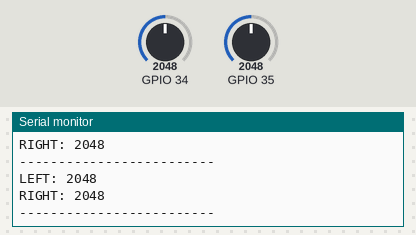
This program was run on a simulated ESP32. Parts: the last lines printed to the serial monitor. The inputs (shaded band) are chosen by the test bench; at power-on: GPIO 34 = 2048, GPIO 35 = 2048.

Above: at 1.8 s.
1.9 s: GPIO 34 set to 2866
At 2.8 s:
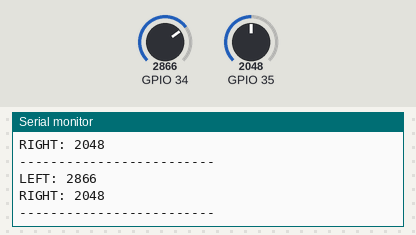
3.4 s: GPIO 35 set to 2866
At 4.7 s:
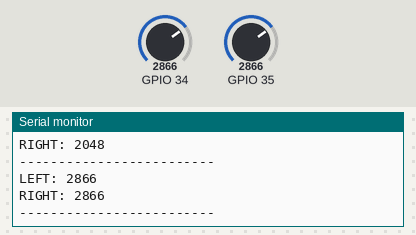
4.9 s: GPIO 34 set to 3603
At 5.6 s:
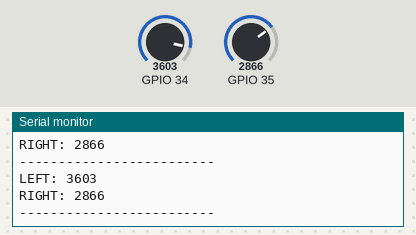
6.4 s: GPIO 35 set to 3603
At 7.8 s:
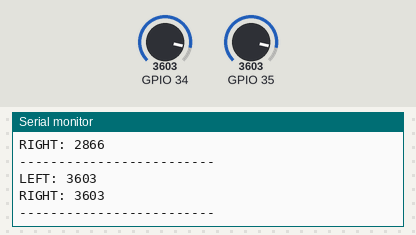
Timing chart, 0 to 8.9 s (numbered marks = the images above; inputs shaded):
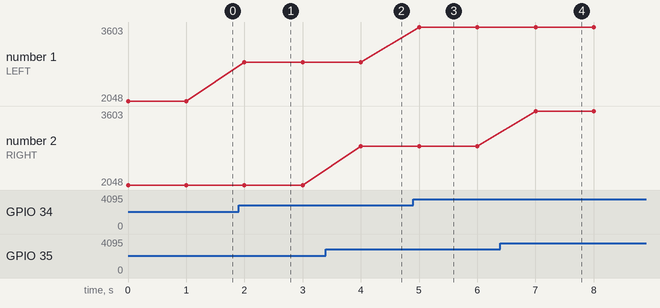

The program:

main.cpp
```cpp
#include <Arduino.h>
#include "driver/ledc.h"
#include "driver/adc.h"
#include <Wire.h>
#include <iostream>

using namespace std;

// reads an analog signal on pin 34 (ADC1_CHANNEL_0)

void setup() {
  Serial.begin(9600);
  adc1_config_width(ADC_WIDTH_12Bit);
  adc1_config_channel_atten(ADC1_CHANNEL_6,ADC_ATTEN_DB_12); // ADC1_CHANNEL_6 = pin 34
  adc1_config_channel_atten(ADC1_CHANNEL_7,ADC_ATTEN_DB_12); // ADC1_CHANNEL_7 = pin 35
}

void loop() {
  int hall_left_reading = adc1_get_raw(ADC1_CHANNEL_6);// reads an analog signal on pin 34 (ADC1_CHANNEL_0)
  int hall_right_reading = adc1_get_raw(ADC1_CHANNEL_7);// reads an analog signal on pin 34 (ADC1_CHANNEL_0)

  Serial.print("LEFT: ");
  Serial.println(hall_left_reading);

  Serial.print("RIGHT: ");
  Serial.println(hall_right_reading);

  Serial.println("-------------------------");

  delay(1000);
}
```

Measured:
- after the input at 1.9 s, the serial monitor: prints a new line after 0.10 s (image 1)
- after the input at 3.4 s, the serial monitor: prints a new line after 0.60 s (image 2)
- after the input at 4.9 s, the serial monitor: prints a new line after 0.10 s (image 3)
- after the input at 6.4 s, the serial monitor: prints a new line after 0.60 s (image 4)
- plotted number 1: 2048 → 2866 after the input at 1.9 s, 2866 → 3603 after the input at 4.9 s
